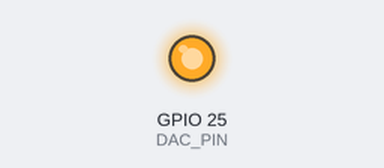
This sketch was run on a simulated ESP32. Parts: output pins drawn as LEDs (lit = HIGH).

Above: at 0.1 s.
Timing chart, 0 to 0.7 s (numbered marks = the images above):
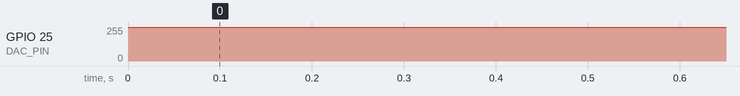

Measured:
- by itself, GPIO 25 (DAC_PIN): 0/255 → 255/255 at 0.00 s

The sketch:

cosine_wave.ino
```cpp
#define DAC_PIN 25 // Define the DAC pin on the ESP32 (may vary depending on your board)

void setup() {
  // Set the DAC pin as an output
  pinMode(DAC_PIN, OUTPUT);
}

void loop() {
  // Generate a cosine wave
  for(float i = 0; i < 360; i += 0.1) {
    float cosValue = (cos(i * PI / 180.0) + 1) * 2047.5; // Scale cosine wave to 0-4095 range (12-bit DAC)
    dacWrite(DAC_PIN, int(cosValue)); // Write the scaled value to the DAC pin
    delayMicroseconds(10); // Adjust delay as needed for desired frequency
  }
}
```
